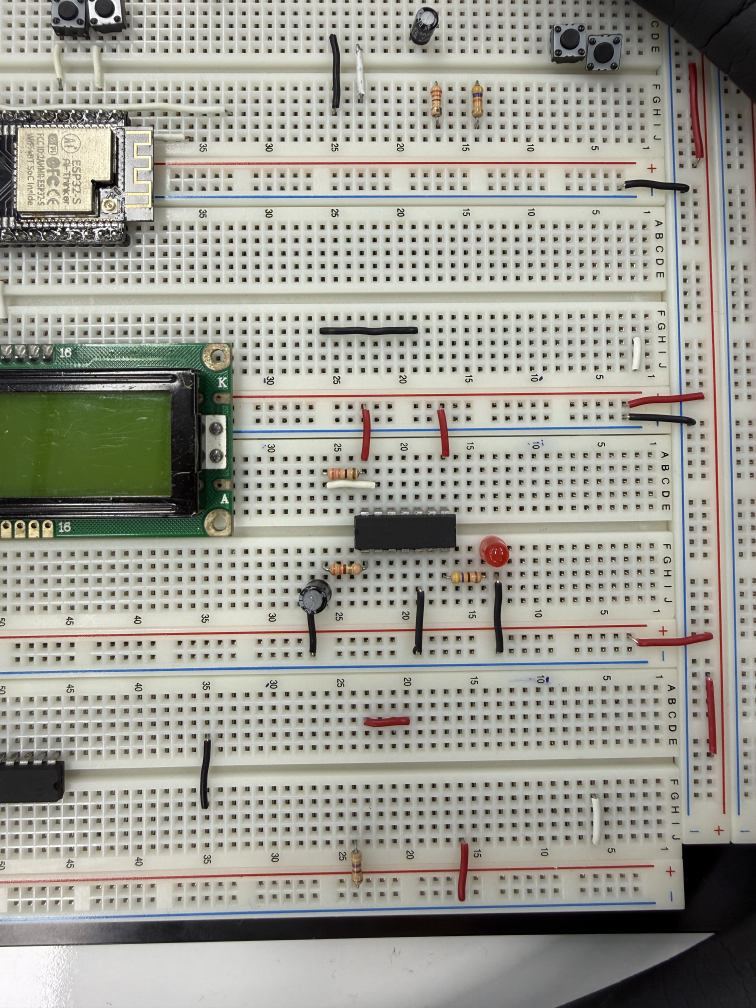
#> input picture inference/training/classic/data/golden/golden.jpg, 3024 x 4032 px (shown at 1/4 size)
$ python -i board_detect.py   (imports and definitions only)
#> lines starting #> are read from the running program, lines starting #| are printed output that depends on the picture; after the words box and inside, x2 and y2 are one past the last pixel; in counts of white or black regions, pixels touching at a corner belong together
#> further down, picture is the input picture: shape (4032, 3024, 3); mean B, G, R 148.1, 157.4, 158.2
### inference/app/pinhole_grid.py
"""핀홀 그리드 정의 및 좌표 -> 라벨 변환.

이 PCB는 실제 브레드보드가 아니라 브레드보드를 본뜬 커스텀 PCB이며,
행(row)은 A~U(21개, 위→아래), 열(column)은 0~13(14개, 왼쪽→오른쪽)이다.
(핀홀 라벨은 "행글자 + 열숫자" 순서, 예: "J9")

열 구조:
- 0, 1  : 왼쪽 전원 레일
- 2~6   : 왼쪽 단자부
- 7~11  : 오른쪽 단자부
- 12, 13: 오른쪽 전원 레일

E, K, Q 행은 전원 레일이 없어서 0, 1, 12, 13열 핀홀이 존재하지 않는다
(해당 행은 2~11열만 존재).

이 모듈은 "그리드 좌표(행 인덱스, 열 인덱스 실수값)"를 가장 가까운
실제 핀홀 라벨(예: "J9")로 스냅하는 것까지만 담당한다.

픽셀 좌표 계산은 [board_detect.py](board_detect.py), 핀홀 282개 전체를
이미지 속 위치·부품 점유 여부와 함께 구조화하는 것은 [board.py](board.py) 참고.
"""

ROWS = "ABCDEFGHIJKLMNOPQRSTU"  # 21개 행: A ~ U (위 -> 아래)
COL_MIN, COL_MAX = 0, 13  # 대부분 행의 열 범위 (왼쪽 -> 오른쪽)

# E, K, Q 행은 전원 레일(0, 1, 12, 13열)이 없다.
SHORT_ROWS = {"E", "K", "Q"}
SHORT_COL_MIN, SHORT_COL_MAX = 2, 11


def col_range(row: str) -> tuple[int, int]:
    """해당 행에 실제로 존재하는 열 범위 (최소, 최대). board.py에서도 사용."""
    if row in SHORT_ROWS:
        return SHORT_COL_MIN, SHORT_COL_MAX
    return COL_MIN, COL_MAX


# [27 lines left out: functions snap_to_pinhole, all_valid_pinholes, not called in this run]

### inference/app/board_detect.py
"""크롭된 보드 이미지에서 핀홀 282개의 실제 픽셀 위치를 직접 검출한다.

**시도했다가 버린 방법 (기록):** 네 모서리(A0/A13/U0/U13)로 원근 변환
(perspective warp)해서 이미지를 평면처럼 편 다음 그리드를 검출하는 방식을
써봤는데, `board1.jpg`(부품 많은 사진)에서 실측해보니 오히려 왜곡이 더
심해졌다. 원본 크롭에서 행 A(맨 윗줄)의 실제 y좌표가 열마다 36~52px 사이로
완만하게 처져 있었는데(카메라 렌즈 왜곡으로 보임 — 호모그래피로 못 고치는
종류), 모서리 4개짜리 호모그래피는 이걸 "두 끝점을 잇는 직선"으로 가정하고
나머지를 선형보간하기 때문에, 평탄화 후에는 7~50px까지 더 크게 출렁였다.
게다가 행 y좌표를 모든 열을 합쳐서 한 번에 전역 k-means로 구했더니 이
왜곡이 더 섞였다. (WORKLOG.md 참고)

**두 번째로 시도했다가 버린 방법:** 열마다 독립적으로 그 열 자신의 첫
홀~마지막 홀 사이를 선형보간하는 방식(이미지 변형은 없음). 그런데 사용자가
지적한 대로 **같은 알파벳(행)의 핀홀은 항상 일직선이어야 하는데**, 열마다
따로 계산하면 이 제약이 보장되지 않는다 — 열마다 독립적인 선형보간이 조금씩
어긋나면서, 여러 열을 가로질러 보면 같은 행이 일직선이 아니라 살짝 휘어
보이는 문제가 있었다 (`board1.jpg`에서 실측 확인됨. WORKLOG.md 참고).

그래서 지금은:
1. 이미지(크롭된 그대로, 안 편 상태)에서 홀(구멍) blob을 전부 찾는다.
2. x좌표를 정렬해서 간격이 가까운 것끼리 묶어(gap clustering) 실제 열
   14개의 위치를 구한다 (열 6~7 사이 물리적 갭 때문에 균등하지 않은 간격을
   그대로 보존 — `_fit_columns` 참고, k-means 대신 이 방식을 쓰는 이유도
   거기 적혀 있다).
3. 홀 하나하나에 "이 홀이 몇 번째 행인지" 추정치를 붙인 다음, **모든 열의
   모든 홀을 한꺼번에** 이용해서 `y = b0 + b1*행번호 + b2*x` 평면 하나를
   최소제곱으로 피팅한다(`_fit_row_plane`). 이 평면 하나로 모든 열의 모든
   행 위치를 계산하므로, **같은 행번호는 정의상 항상 일직선**이 된다
   (평면이 x에 대해 선형이라서). 열마다 따로 계산하지 않기 때문에 열 사이
   기울기가 조금씩 달라서 생기던 비일관성이 사라진다.

`find_pinhole_pixels(image)` 하나만 호출하면 된다.
"""

from dataclasses import dataclass

import cv2
import numpy as np

import pinhole_grid

# 아래 픽셀 기반 상수들은 전부 기준 해상도(scale.py, 회전 후 3024×4032) 실측
# 기준이다. 실제 이미지 해상도가 다르면 find_pinhole_pixels에 넘긴 scale로
# 비례 조정한다 (거리는 scale 1제곱, 넓이는 scale 2제곱 — 각 사용처 참고).
_MIN_BLOB_AREA = 20
_MAX_BLOB_AREA = 400
_MIN_ASPECT = 0.5
_MAX_ASPECT = 2.0
_DARK_THRESHOLD = 100

# 같은 열로 묶을 x축 허용 오차. 실측 최소 열 간격(~55px)의 절반보다 작게 잡는다.
_COL_MATCH_RADIUS = 15

# 열 x좌표를 묶을 때, 이 픽셀 이내면 같은 열로 본다 (실측 열 내부 편차 ~13px 이내).
_COL_GROUP_GAP_PX = 10
# 이 개수 미만으로 뭉친 그룹은 실제 열이 아니라 잡음(행 번호 라벨 등)으로 간주해 버린다.
# (10이었다가 13으로 올림: 라벨 잡음 그룹이 실측으로 최대 n=10까지 나온 적이
# 있어서, 실제 열의 최소 개수(실측 n=15 이상)와 확실히 구분되도록 여유를 둠)
# 이건 "개수"라서 해상도와 무관 — scale로 조정하지 않는다.
_MIN_COL_GROUP_SIZE = 13

# 이 IQR(사분위 범위, 25~75퍼센타일 폭) 이내인 열만 "확실한 열"로 본다.
# 처음엔 최대-최소(x폭)로 판정했는데, 노이즈로 튄 점 한두 개만 있어도(진짜
# 멀쩡한 열인데) 최대-최소가 20px 넘게 벌어져서 실측(new_test_images/
# board1.jpg)해보니 오탐이 많았다. IQR은 소수 이상치에 안 흔들리는데,
# 실제로 여러 조각이 병합된 열(board2.jpg, x=411 부근)은 IQR 자체가
# 24.8까지 벌어져서 멀쩡한 열들(전부 3 이하)과 뚜렷하게 구분됐다
# (WORKLOG.md 참고).
_CONFIDENT_COL_IQR_PX = 12

# 열 배치는 [레일 2열][단자부 5열][채널][단자부 5열][레일 2열] 순서라, 이
# 구간 경계(1↔2, 6↔7, 11↔12)에서는 원래 간격이 정상 피치의 3배 가까이
# 넓다 (_fill_missing_columns 참고). `_respace_unconfident_columns`가 이걸
# 모르고 구간 경계 너머의 확실한 열까지 걸쳐서 균등 재배치하면, 원래
# 넓어야 할 간격까지 정상 피치처럼 뭉개버린다 (실측: new_test_images/
# board2.jpg — 열 9(확실, 단자부)~열 12(확실, 레일) 사이를 3등분해서 열
# 10·11 위치가 41.9px 균등 간격으로 나왔는데, 정상 피치는 ~27~29px이고
# 열 11~12 사이만 ~75px이어야 한다. WORKLOG.md 참고). 그래서 재배치는 이
# 구간 안에서만 하고, 구간을 넘어서는 확실한 열은 앵커로 쓰지 않는다.
_COL_SEGMENTS = [(0, 1), (2, 6), (7, 11), (12, 13)]


def _col_segment_id(col_index: int) -> int:
    for seg_id, (lo, hi) in enumerate(_COL_SEGMENTS):
        if lo <= col_index <= hi:
            return seg_id
    raise ValueError(f"열 인덱스 {col_index}가 어느 구간에도 속하지 않습니다.")


# 같은 열 안에서, 이 픽셀 이내로 붙어있으면 같은 홀(중첩 컨투어)로 보고 하나로 합친다.
_ROW_DEDUP_GAP_PX = 8
# 한 칸(행) 피치로 인정할 값의 범위. 실측(~50~60px) 기준으로 넉넉히 잡되,
# 중복(잡음, <10px)이나 E/K/Q를 건너뛴 2~3칸짜리 큰 간격은 제외한다.
_PITCH_DIFF_MIN = 35
_PITCH_DIFF_MAX = 70
# 평면 피팅에서 이 픽셀보다 잔차가 크면 이상치(잘못 매칭된 점)로 보고 뺀 뒤 재피팅한다.
_PLANE_OUTLIER_PX = 15

# 한 열의 실제 검출 개수가 "이 열의 기대 개수 - 이 값"보다 적으면, 그 열의
# 1차 앵커(마지막 점=마지막 행)를 못 믿는 것으로 본다(개수라서 scale 무관).
_TRUSTED_COL_SLACK = 3

N_COLS = pinhole_grid.COL_MAX - pinhole_grid.COL_MIN + 1  # 14
N_ROWS = len(pinhole_grid.ROWS)  # 21

Point = tuple[float, float]


@dataclass
class DetectedBoard:
    """검출된 보드 이미지 + 핀홀 282개의 픽셀 위치."""

    image: np.ndarray  # 입력 image 그대로 (변형 없음)
    pixel_by_label: dict[str, Point]  # 핀홀 라벨("J9") -> image 기준 픽셀 좌표


def find_pinhole_pixels(
    image: np.ndarray, scale: float = 1.0, label_anchors: list[tuple[int, float, float]] | None = None
) -> DetectedBoard:
    """크롭된 보드 이미지 하나에서, 282개 핀홀의 실제 픽셀 위치를 찾는다.

    이미지 자체는 변형하지 않는다 (입력 그대로 반환) — 원근 변환을 썼다가
    렌즈 왜곡을 오히려 키우는 걸 확인해서 뺐다 (모듈 docstring 참고).

    scale: `scale.compute_scale`로 구한 해상도 배율 (기준 해상도면 1.0). 이
    모듈의 픽셀 기반 상수들은 전부 기준 해상도로 튜닝돼 있어서, 다른
    해상도면 이 배율로 비례 조정한다.

    label_anchors: `roi.crop_to_roi`가 반환한 (행번호, x, y) 라벨 앵커
    (크롭 후 좌표계). 있으면 `_fit_row_plane`이 열별 추정보다 이걸 우선한다.

    홀을 충분히 찾지 못하면 ValueError.
    """
    centroids = _find_hole_centroids(image, scale)
    col_xs = _fit_columns(centroids, scale)

    col_match_radius = _COL_MATCH_RADIUS * scale
    pitch_diff_min = _PITCH_DIFF_MIN * scale
    pitch_diff_max = _PITCH_DIFF_MAX * scale

    # 열마다 y좌표를 모은다(중복 제거). `_fill_missing_columns`로 산수 보간된
    # 열은 애초에 실제 검출된 홀이 없거나(또는 너무 적어서) 근처에서 y를
    # 못 모을 수 있다 — 그런 열은 평면을 피팅하는 데는 안 쓰고 건너뛴다.
    # 최종 위치는 어차피 (다른 열들로 피팅된) 평면식으로 계산하므로 문제없다.
    #
    # 열마다 "이 열의 앵커(마지막 점=U행)를 믿을 만한가"도 같이 표시해서
    # `_fit_row_plane`에 넘긴다 — 실측 개수가 이 열의 기대 개수(레일 18,
    # 단자부 21)에 너무 못 미치면 못 믿는다. 레일 열은 단자부보다 짧게
    # 끝나는 보드가 있었고(실측: new_test_images/board4.jpg), 단자부 열도
    # IC 등에 가려 절반만 잡히는 경우가 있어서(실측: board2.jpg) — 둘 다
    # "이 열의 마지막 점이 진짜 마지막 행이다"라는 가정이 깨진다.
    col_ys: list[list[float]] = []
    plane_fit_xs: list[float] = []
    trusted: list[bool] = []
    pitch_samples: list[float] = []
    for col_index, col_x in enumerate(col_xs):
        expected_count = len(_expected_rows_for_col(col_index))
        ys_here = _dedup(sorted(y for x, y in centroids if abs(x - col_x) < col_match_radius), scale)
        if len(ys_here) < 2:
            continue
        plane_fit_xs.append(col_x)
        col_ys.append(ys_here)
        # 레일 열(기대 개수 < N_ROWS)은 개수가 다 차도 앵커로 안 믿는다 —
        # 실측해보니 레일이 단자부보다 짧게 끝나는 보드가 있어서, "이 열의
        # 마지막 점 = U행"이라는 가정 자체가 레일에서는 개수와 무관하게
        # 깨질 수 있었다 (실측: new_test_images/board4.jpg — WORKLOG.md 참고).
        is_terminal_col = expected_count == N_ROWS
        trusted.append(is_terminal_col and len(ys_here) >= expected_count - _TRUSTED_COL_SLACK)
        for a, b in zip(ys_here, ys_here[1:]):
            diff = b - a
            if pitch_diff_min <= diff <= pitch_diff_max:
                pitch_samples.append(diff)

    if len(plane_fit_xs) < 2:
        raise ValueError(f"평면을 피팅할 열이 부족합니다 ({len(plane_fit_xs)}개).")
    if not pitch_samples:
        raise ValueError("칸 간격(피치)을 추정할 표본을 찾지 못했습니다.")
    pitch = float(np.median(pitch_samples))

    if sum(trusted) < 2:
        trusted = [True] * len(trusted)  # 믿을 열이 너무 적으면 전부 믿는 것으로 대체(안전망)

    coef = _fit_row_plane(plane_fit_xs, col_ys, pitch, scale, trusted, label_anchors)

    pixel_by_label: dict[str, Point] = {}
    for col_index, col_x in enumerate(col_xs):
        for row_letter in _expected_rows_for_col(col_index):
            true_row_index = pinhole_grid.ROWS.index(row_letter)
            y = coef[0] + coef[1] * true_row_index + coef[2] * col_x
            pixel_by_label[f"{row_letter}{col_index}"] = (col_x, float(y))

    return DetectedBoard(image=image, pixel_by_label=pixel_by_label)


def _fit_row_plane(
    col_xs: list[float],
    col_ys: list[list[float]],
    pitch: float,
    scale: float = 1.0,
    trusted: list[bool] | None = None,
    label_anchors: list[tuple[int, float, float]] | None = None,
) -> np.ndarray:
    """모든 열의 홀을 한꺼번에 써서 `y = b0 + b1*행번호 + b2*x` 평면을 피팅한다.

    이 평면 하나로 모든 열의 모든 행 위치를 계산하므로, 같은 행번호는
    정의상 항상 일직선이 된다 (평면이 x에 대해 선형이라서) — 열마다 따로
    선형보간했을 때 생기던 "같은 행인데 열마다 살짝 다른 높이" 문제가
    구조적으로 없어진다 (모듈 docstring 참고).

    **1차 앵커(가장 중요한 부분)**: 우선순위는 다음과 같다.

    1. `label_anchors`(OCR로 찾은 "10"~"30" 라벨의 실제 (행번호, x, y))가
       충분하면(3개 이상, x좌표도 어느 정도 퍼져 있으면) 이걸로 1차
       평면을 바로 피팅한다 — 열의 점 개수나 끝점 위치를 전혀 안 쓰고,
       "이 라벨이 실제로 이 행이다"라는 직접 관측값만 쓰므로 가장 믿을
       만하다. 다만 라벨 인식 자체가 실측 위치보다 살짝 어긋나 있을 수도
       있어서, 재배정 결과가 말이 안 되면(유효 범위에 드는 점이 너무
       적으면) 이 결과를 버리고 2번으로 넘어간다.
    2. `trusted`(열별로 "이 열의 앵커[마지막 점=U행]를 믿어도 되는지")로
       걸러진 열들만으로 "이 열의 반대쪽 끝(신뢰할 수 있는 쪽)과 전역
       피치로 역산"하는 기존 방식. 열의 반대쪽 끝 자체가 부품에 가려
       일찍 끊기거나(예: IC나 전선이 열의 마지막 몇 홀을 가림), 레일
       열처럼 원래 단자부와 물리적 길이가 다른 경우(실측:
       new_test_images/board4.jpg) 이 가정이 깨질 수 있어서, 그런 열은
       `trusted=False`로 걸러 1차 피팅에서 아예 뺀다.

    어느 쪽으로 1차 피팅을 하든, 그 평면으로 **모든 열의** 행 번호를
    다시 매긴 뒤 재피팅한다 — 1차가 이미 대체로 맞는 평면을 주므로, 그
    평면 기준으로 다시 매기면 1차에서 제외했던 열도 바로잡힌다.
    (실측: board1.jpg, board2.jpg, new_test_images/board4·5.jpg —
    WORKLOG.md의 "라벨 기반 행 앵커" 참고.)
    """
    if trusted is None:
        trusted = [True] * len(col_xs)

    def _assign_by_local_anchor() -> list[tuple[float, int, float]]:
        rows = []
        for col_x, ys_here, is_trusted in zip(col_xs, col_ys, trusted):
            if not is_trusted:
                continue
            predicted_top = ys_here[-1] - (N_ROWS - 1) * pitch
            for y in ys_here:
                row_index = round((y - predicted_top) / pitch)
                if 0 <= row_index <= N_ROWS - 1:
                    rows.append((col_x, row_index, y))
        return rows

    def _assign_by_plane(coef: np.ndarray) -> list[tuple[float, int, float]]:
        rows = []
        for col_x, ys_here in zip(col_xs, col_ys):
            for y in ys_here:
                row_index = round((y - coef[0] - coef[2] * col_x) / coef[1])
                if 0 <= row_index <= N_ROWS - 1:
                    rows.append((col_x, row_index, y))
        return rows

    def _lstsq(rows: list[tuple[float, int, float]]) -> np.ndarray:
        data = np.array(rows, dtype=np.float64)
        design = np.column_stack([np.ones(len(data)), data[:, 1], data[:, 0]])
        target = data[:, 2]
        coef, *_ = np.linalg.lstsq(design, target, rcond=None)
        return coef

    def _lstsq_with_outlier_rejection(rows: list[tuple[float, int, float]]) -> np.ndarray:
        if len(rows) < 10:
            raise ValueError(f"행 평면을 피팅할 표본이 부족합니다 ({len(rows)}개).")
        coef = _lstsq(rows)
        data = np.array(rows, dtype=np.float64)
        design = np.column_stack([np.ones(len(data)), data[:, 1], data[:, 0]])
        target = data[:, 2]
        residuals = target - design @ coef
        keep = np.abs(residuals) < _PLANE_OUTLIER_PX * scale
        if keep.sum() >= 10:
            coef, *_ = np.linalg.lstsq(design[keep], target[keep], rcond=None)
        return coef

    def _try_label_anchor_plane() -> np.ndarray | None:
        if not label_anchors or len(label_anchors) < 3:
            return None
        xs = [x for _, x, _ in label_anchors]
        if max(xs) - min(xs) < pitch * 3:
            return None  # x가 한쪽에 몰려있으면 기울기(coef2)를 못 믿음
        coef = _lstsq([(x, row_index, y) for row_index, x, y in label_anchors])
        # 이 평면으로 실제 검출 데이터를 재배정했을 때, 열마다 최소 몇 개는
        # 유효 행 범위(0~N_ROWS-1) 안에 들어와야 "말이 되는 평면"으로 본다.
        if len(_assign_by_plane(coef)) < len(col_xs) * 3:
            return None
        return coef

    coef = _try_label_anchor_plane()
    if coef is None:
        coef = _lstsq_with_outlier_rejection(_assign_by_local_anchor())
    # 1차 평면 기준으로 행 번호를 다시 매기고 재피팅 (부품에 가려 한쪽 끝이
    # 틀린 열도, 라벨 앵커가 없던 열도 전역 평면 기준으로 바로잡힘).
    coef = _lstsq_with_outlier_rejection(_assign_by_plane(coef))
    return coef


def _dedup(sorted_ys: list[float], scale: float = 1.0) -> list[float]:
    """가까이 붙은 값(같은 홀의 중첩 컨투어)을 하나로 합친다."""
    if not sorted_ys:
        return []
    gap_px = _ROW_DEDUP_GAP_PX * scale
    result = [sorted_ys[0]]
    for y in sorted_ys[1:]:
        if y - result[-1] > gap_px:
            result.append(y)
    return result


def _expected_rows_for_col(col_index: int) -> list[str]:
    """이 열 번호에 실제로 존재하는 행 글자 목록 (E/K/Q는 레일 열에서 빠짐)."""
    return [r for r in pinhole_grid.ROWS if pinhole_grid.col_range(r)[0] <= col_index <= pinhole_grid.col_range(r)[1]]


def _find_hole_centroids(image: np.ndarray, scale: float = 1.0) -> np.ndarray:
    """이미지에서 어두운 사각형(홀) blob들의 중심 좌표를 찾는다."""
#> called with scale = 1
    gray = cv2.cvtColor(image, cv2.COLOR_BGR2GRAY)
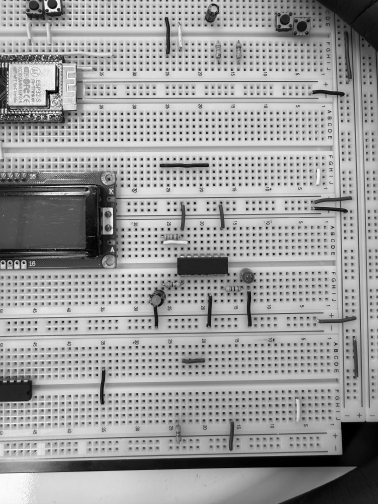
#> gray: shape (4032, 3024) (shown at 1/8 size); min 0, max 255, mean 156.6
    _, thresh = cv2.threshold(gray, _DARK_THRESHOLD, 255, cv2.THRESH_BINARY_INV)
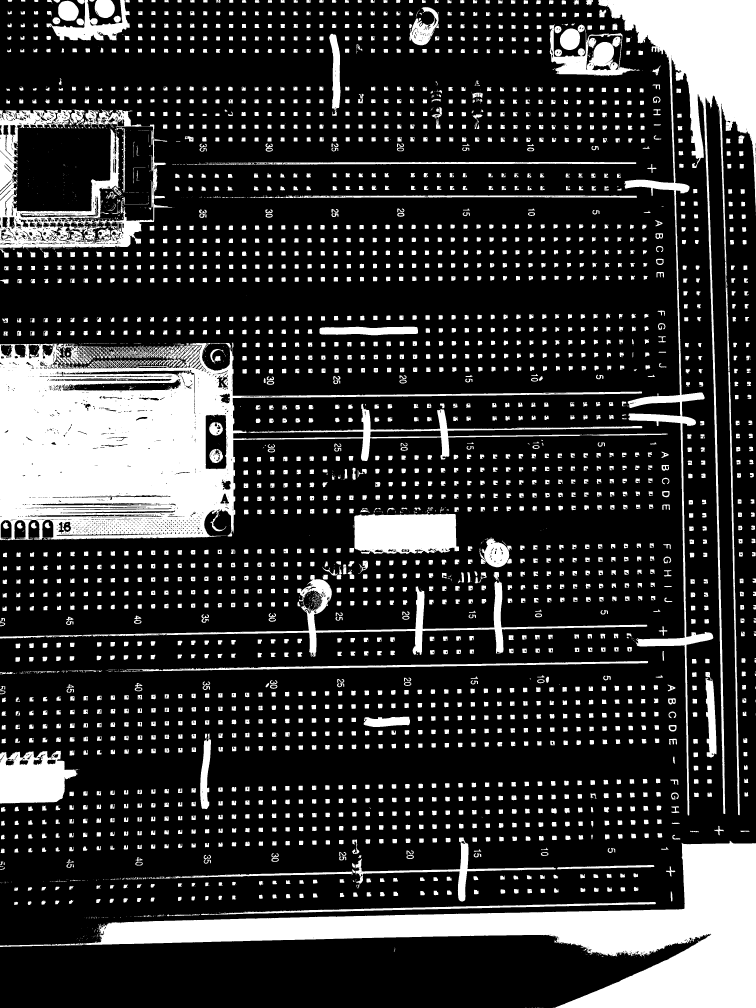
#> thresh: shape (4032, 3024) (shown at 1/4 size); 20.3% white; 4061 white regions (1412 under 20 px)
    contours, _ = cv2.findContours(thresh, cv2.RETR_LIST, cv2.CHAIN_APPROX_SIMPLE)
#> contours = 8651 contours, 5185 with area under 20; largest, box (x1, y1, x2, y2) and area: (0, 1371, 2672, 2161) 719779, (0, 3363, 3024, 4032) 485260, (2392, 0, 3024, 3262) 264718, (0, 438, 690, 995) 123427, (1417, 2048, 1836, 2216) 60395

    # 넓이는 선형 배율의 제곱만큼 변한다 (가로·세로 둘 다 줄어드니까).
    area_scale = scale * scale
    min_blob_area = _MIN_BLOB_AREA * area_scale
    max_blob_area = _MAX_BLOB_AREA * area_scale

    centroids = []
    for c in contours:
        area = cv2.contourArea(c)
        if area < min_blob_area or area > max_blob_area:
            continue
        x, y, w, h = cv2.boundingRect(c)
        aspect = w / h if h else 0
        if not (_MIN_ASPECT <= aspect <= _MAX_ASPECT):
            continue
        m = cv2.moments(c)
        if m["m00"] == 0:
            continue
        centroids.append((m["m10"] / m["m00"], m["m01"] / m["m00"]))
#> this loop made 8651 passes
#> (c, area) on passes 1 to 3: ([[2175, 4031]], 0), ([[2167, 4031], [2169, 4031]], 0), ([[2160, 4031]], 0)
#> (the rest of the program and of its run is left out)
